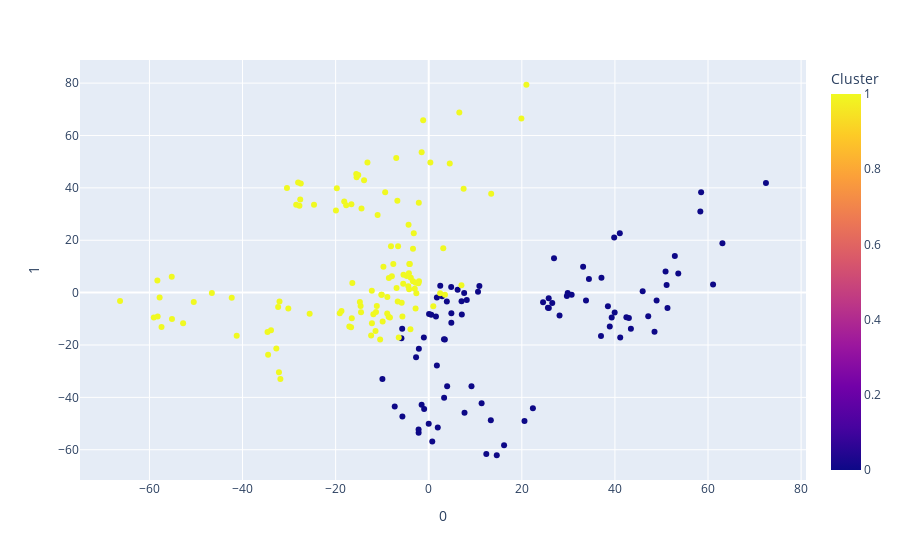

Source (notebook cell):
### Code cell
fig = px.scatter(pd.concat([new_df, pca_df], axis = 1), 
                 x = 0, y = 1, color='Cluster', hover_data=['Gender', 'Age' , 'Annual Income (k$)' ,'Spending Score (1-100)'])
fig.show()

### Figure 1 — Plotly figure (JSON) as saved in the notebook; plotly's stock layout.template omitted (floating-point values rounded to 4 significant figures; data arrays with more than 128 entries replaced by an {"elided": "..."} marker saying what was removed)
{"data": [{"customdata": {"elided": "200x4 mixed values"}, "hovertemplate": "0=%{x}<br>1=%{y}<br>Gender=%{customdata[0]}<br>Age=%{customdata[1]}<br>Annual Income (k$)=%{customdata[2]}<br>Spending Score (1-100)=%{customdata[3]}<br>Cluster=%{marker.color}<extra></extra>", "legendgroup": "", "marker": {"color": {"elided": "200 int values"}, "coloraxis": "coloraxis", "symbol": "circle"}, "mode": "markers", "name": "", "orientation": "v", "showlegend": false, "type": "scatter", "x": {"elided": "200 float values"}, "xaxis": "x", "y": {"elided": "200 float values"}, "yaxis": "y"}], "layout": {"coloraxis": {"colorbar": {"title": {"text": "Cluster"}}, "colorscale": [[0, "#0d0887"], [0.1111, "#46039f"], [0.2222, "#7201a8"], [0.3333, "#9c179e"], [0.4444, "#bd3786"], [0.5556, "#d8576b"], [0.6667, "#ed7953"], [0.7778, "#fb9f3a"], [0.8889, "#fdca26"], [1, "#f0f921"]]}, "legend": {"tracegroupgap": 0}, "margin": {"t": 60}, "xaxis": {"anchor": "y", "domain": [0, 1], "title": {"text": "0"}}, "yaxis": {"anchor": "x", "domain": [0, 1], "title": {"text": "1"}}}}
